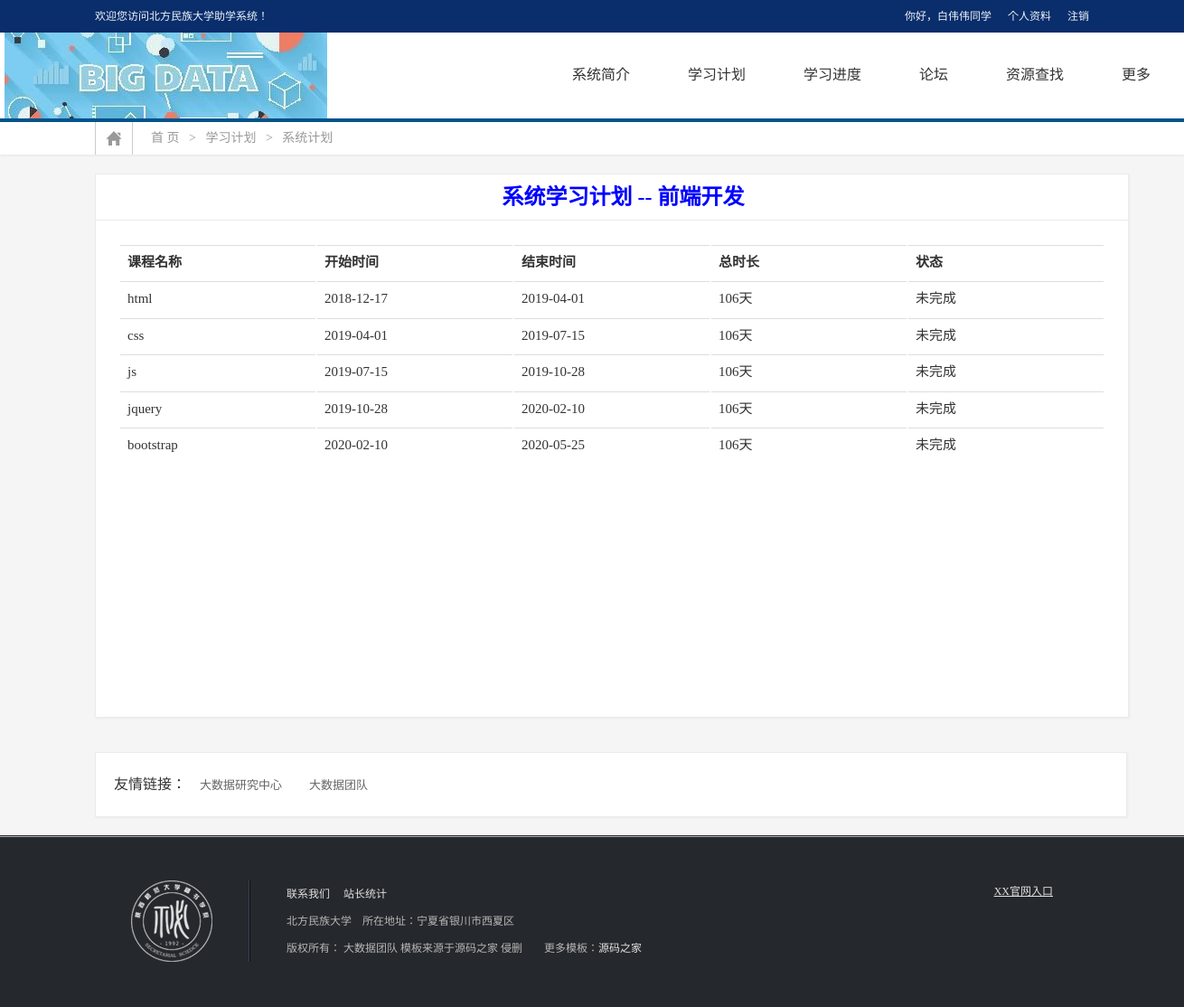
Page /plan (signed in) on the committed database.
### app/models/user.py (models this page shows, shortened)
class User(UserMixin, db.Model):
    __tablename__ = 'user'
    id = db.Column(db.Integer, primary_key=True)
    username = db.Column(db.String(64), unique=True, index=True)
    number = db.Column(db.String(10), unique=True)
    password = db.Column(db.String(64), nullable=False)
    directionId = db.Column(db.Integer, db.ForeignKey('direction.id'))
    direction = db.relationship('Direction', back_populates='users')
    plans = db.relationship('Plan', back_populates='user', lazy='dynamic')
    beginStudyTime = db.Column(db.String(10))
    endStudyTime = db.Column(db.String(10))
    studyDays = db.Column(db.Integer)  # 学习天数,当学生选择岗位方向时自动设置
    studyTimeTag = db.Column(db.Integer)  # 学习时间是否设置的标记，1 已设置   0 未设置
    role = db.Column(db.Integer, nullable=False)  # 1.学生 2.教师 3.管理员

### app/models/direction.py (models this page shows, shortened)
class Direction(db.Model):
    __tablename__ = 'direction'
    id = db.Column(db.Integer, primary_key=True, autoincrement=True)
    name = db.Column(db.String(64), unique=True, index=True, nullable=False)
    content = db.Column(db.Text, nullable=False)
    users = db.relationship('User', back_populates='direction', lazy='dynamic')
    details = db.relationship('DirectionDetail', back_populates='direction')

### app/models/plan.py (models this page shows, shortened)
class Plan(db.Model):
    id = db.Column(db.Integer, primary_key=True, autoincrement=True)
    beginTime = db.Column(db.Date)
    endTime = db.Column(db.Date)
    days = db.Column(db.Integer)
    state = db.Column(db.Integer, default=0)  # 标记计划状态，0：未完成   1：已完成    2：正在进行
    directionDetailId = db.Column(db.Integer, db.ForeignKey('directionDetail.id'))
    userId = db.Column(db.Integer, db.ForeignKey('user.id'))
    user = db.relationship('User', back_populates='plans')
    directionDetail = db.relationship('DirectionDetail')

### app/models/directionDetail.py (models this page shows, shortened)
class DirectionDetail(db.Model):
    __tablename__ = 'directionDetail'
    id = db.Column(db.Integer, primary_key=True, autoincrement=True)
    name = db.Column(db.String(64), nullable=False)
    weight = db.Column(db.Integer, nullable=False)
    direction_id = db.Column(db.Integer, db.ForeignKey('direction.id'))
    direction = db.relationship('Direction', back_populates='details')

### app/routes/project.py (the view)
@main.route('/plan', methods=['GET'])
def make_plan():
    return render_template('make_plan.html')

### app/models/user.py (called while the page is built)
@login_manager.user_loader
def load_user(user_id):
    return User.query.get(int(user_id))

### app/templates/make_plan.html (shortened to what this page needs)
{% extends "base.html" %}
{% block body %}
    <div class="i_content">
        <div class="adr_wrap">
            <div class="adr">
                <span class="adr_link"><a href={{ url_for(".index") }}>首   页</a>&nbsp;&nbsp;&nbsp;>&nbsp;&nbsp;&nbsp;学习计划&nbsp;&nbsp;&nbsp;>&nbsp;&nbsp;&nbsp;系统计划</span>
            </div>
        </div>
        <div class="c_area">
            <div class="right_content">
                <div class="con_title">
                    系统学习计划
                    {% if current_user.is_authenticated %}
                        {% if current_user.direction %}
                            {{ " -- " + current_user.direction.name }}
                        {% endif %}
                    {% endif %}
                </div>
                <div class="con_box">
                    <table class="table table-hover">
                        <tr>
                            <td class="table-head" width="20&">课程名称</td>
                            <td class="table-head" width="20%">开始时间</td>
                            <td class="table-head" width="20%">结束时间</td>
                            <td class="table-head" width="20%">总时长</td>
                            <td class="table-head" width="20%">状态</td>
                        </tr>
                        {% for plan in current_user.plans %}
                        <tr>
                            <td>{{ plan.directionDetail.name }}</td>
                            <td>{{ plan.beginTime }}</td>
                            <td>{{ plan.endTime }}</td>
                            <td>{{ plan.days }}天</td>
                            <td>{% if plan.state == 1 %}已完成{% elif plan.state == 0 %}未完成{% elif plan.state == 2 %}学习中{% endif %}</td>
                        </tr>
                        {% endfor %}
                    </table>
                </div>
            </div>
            <div class="friend_link">
                <b>友情链接：</b><a href="" target="_blank">大数据研究中心</a><a href="" target="_blank">大数据团队</a>
            </div>
        </div>
    </div>
{% endblock %}

### app/templates/base.html (shortened to what this page needs)
<!DOCTYPE html>
<html>
	<head>
		<link rel="stylesheet" type="text/css" href={{ url_for('static', filename="css/style.css") }}/>
	</head>
	<body>
		<div class="top_wrap">
			<div class="top">
				<span class="welcome">欢迎您访问北方民族大学助学系统！</span>
				<div class="corner">
                    {% if current_user.is_authenticated %}
                        <a>你好，{{ current_user.username }}{% if current_user.role == 1 %}同学{% endif %}{% if current_user.role == 2 %}教师{% endif %}{% if current_user.role == 3 %}管理员{% endif %}</a>
                        <span>&emsp;</span>
                        <a href="{{ url_for('student.profile') }}">个人资料</a>
                        <span>&emsp;</span>
                        <a href="{{ url_for('auth.logout') }}">注销</a>
                    {% else %}
                        <a href="{{ url_for('auth.login') }}">登录</a>
                        <span>&emsp;</span>
                        <a href="{{ url_for('auth.register') }}">注册</a>
                    {% endif %}
				</div>
			</div>
		</div>
		<div class="header_wrap">
			<div class="header">
				<a href="index.html"><img src={{ url_for('static', filename="images/navbar2.jpg") }} /></a>
				<div class="nav_list">
					<ul id="nav" class="nav clearfix">
						<li class="nLi">
							<h3><a href={{ url_for(".about") }}>系统简介</a></h3>
						</li>
                        {% if current_user.is_authenticated %}
						<li class="nLi">
							<h3><a>学习计划</a></h3>
						</li>
						<li class="nLi">
							<h3><a>学习进度</a></h3>
						</li>
                        {% endif %}
						<li class="nLi">
							<h3><a>论坛</a></h3>
						</li>
						<li class="nLi">
							<h3><a>资源查找</a></h3>
						</li>
                        <li class="nLi">
							<h3><a>更多</a></h3>
						</li>
					</ul>
				</div>
			</div>
		</div>
        {% block body %}
        {% endblock %}
		<div class="footer_wrap">
			<div class="line"></div>
			<div class="footer">
				<div class="f_left">
					<img src={{ url_for('static', filename="images/f_logo.png") }} class="f_logo" />
					<div class="contact">
						<p><a href="contact.html">联系我们</a><a href="javascrip:void(0);">站长统计</a></p>
						<p>北方民族大学&nbsp;&nbsp;&nbsp;&nbsp;所在地址：宁夏省银川市西夏区</p>
						<p>版权所有：  大数据团队 模板来源于源码之家 侵删&nbsp;&nbsp;&nbsp;&nbsp&nbsp;&nbsp;&nbsp;&nbsp;更多模板：<a href="http://www.mycodes.net/" target="_blank">源码之家</a></p>
					</div>
				</div>
				<div class="f_right">
					<p><a href="" style="text-decoration: underline;">XX官网入口</a></p>
				</div>
			</div>
		</div>
    </body>
</html>

### app/static/css/style.css (style rules this page uses)
* { margin: 0; padding: 0; }
html,body { width: 100%; font-family: "微软雅黑"; font-size: 12px; color: #333; line-height: 2em; background: #f5f5f5; }
a { text-decoration: none; }
ul,li { list-style-type: none; }
.top_wrap { width: 100%; height: 36px; line-height: 36px; background: #0a2d6b; color: #ecf5f9; }
.top, .footer { width: 1100px; margin: 0 auto; }
.header { width: 1300px; margin: 0 auto; }
.top .welcome { float: left; }
.top .corner { float: right; }
.top .corner a { color: #ecf5f9; }
.header_wrap { background: #fff; height: 95px; font-size: 16px; }
.header .nav_list { float: right; }
.clearfix:after { content: "."; display: block; height: 0; clear: both; visibility: hidden; }
.nav { position: relative; z-index: 1; }
.nav .nLi { float: left; position: relative; display: inline; }
.nav .nLi h3 a { display: block; line-height: 93px; padding: 0 32px; font-size: 16px; font-weight: 500; color: #333; }
.friend_link { width: 1100px; height: 70px; padding: 0 20px; line-height: 70px; margin-top: 38px; background: #fff; border: 1px solid #ebebeb; box-shadow: 1px 1px 2px #ebebeb; }
.friend_link b { font-size: 16px; font-weight: normal; }
.friend_link a { color: #656565; font-size: 13px; margin: 0 15px; }
.footer_wrap { width: 100%; height: 140px; padding-top: 50px; background: #25282c; position: relative; color: #b6b6b6; }
.footer_wrap .line { height: 1px; width: 100%; background: #a8aeb9; position: absolute; top: 1px; }
.footer_wrap a { color: #e1e1e1; }
.footer .f_left, .footer .f_left .f_logo, .footer .f_left .contact { float: left; }
.footer .f_left { margin-left: 40px; }
.footer .f_right { float: right; margin-right: 40px; }
.footer .f_left .f_logo { padding-right: 40px; border-right: solid 1px #3a4151; }
.footer .f_left .contact { border-left: solid 1px #0d0f13; padding-left: 40px; line-height: 30px; }
.footer .f_left .contact a { margin-right: 15px; }
.i_content { width: 100%; }
.adr_wrap { width: 100%; height: 36px; line-height: 36px; border-top: solid 4px #04538b; background: #fff; color: #999; font-size: 14px; border-bottom: 1px solid #ebebeb; box-shadow: 1px 1px 2px #ebebeb; }
.adr_wrap .adr { width: 1100px; margin: 0 auto; }
.adr_wrap .adr .adr_link { height: 36px; display: inline-block; padding-left: 40px; background: url(/static/images/adr.png) 10px 8px no-repeat; border-left: solid 1px #ccc; }
.adr_wrap .adr .adr_link a { border-left: solid 1px #ccc; display: inline-block; padding-left: 20px; height: 36px; color: #999 ; }
.c_area { width: 1100px; margin: 20px auto; }
.right_content { float: left; width: 858px; min-height: 600px; background: #fff; border: 1px solid #ebebeb; box-shadow: 1px 1px 2px #ebebeb; }
.con_title { height: 50px; line-height: 50px; padding-left: 25px; font-size: 15px; border-bottom: solid 1px #ebebeb; }
.con_box { padding: 25px; }

### app/templates/make_plan.html (style rules this page uses)
table { background-color:transparent }
.table { width:100%;max-width:100%;margin-bottom:20px }
.table>tbody>tr>td,.table>tbody>tr>th,.table>tfoot>tr>td,.table>tfoot>tr>th,.table>thead>tr>td,.table>thead>tr>th { padding:8px;line-height:1.42857143;vertical-align:top;border-top:1px solid #ddd }
.right_content { width: 1142px; }
.con_title { text-align: center; color: blue; font-size: 24px; font-weight: bold; }
.table { font-size: 15px; }
.table-head { font-weight: bold; }

### rows in the picture
User: username "白伟伟"
Direction: name "-- 前端开发"
Plan: directionDetail.name "html", beginTime "2018-12-17", endTime "2019-04-01", days "106", state "未完成"
Plan: directionDetail.name "css", beginTime "2019-04-01", endTime "2019-07-15", days "106", state "未完成"
Plan: directionDetail.name "js", beginTime "2019-07-15", endTime "2019-10-28", days "106", state "未完成"
Plan: directionDetail.name "jquery", beginTime "2019-10-28", endTime "2020-02-10", days "106", state "未完成"
Plan: directionDetail.name "bootstrap", beginTime "2020-02-10", endTime "2020-05-25", days "106", state "未完成"
